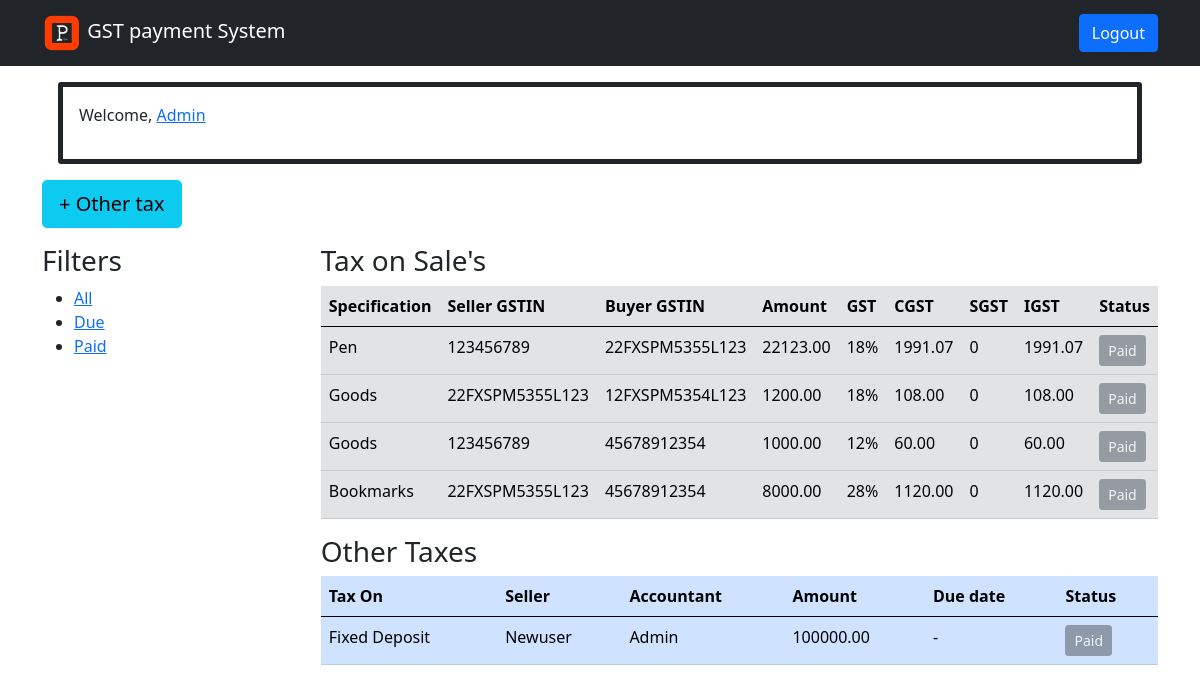
The page /filter_entry/?q=is_paid (signed in) on the database its author committed.
### users/models.py (models this page shows)
class CustomUser(AbstractUser):
    USER_TYPE = (
        ('TP', 'Tax Payer'),
        ('TA', 'Tax Accountant'),
    )
    user_type = models.CharField("Role", max_length=2, choices=USER_TYPE, default='TP')
    gst_num = models.CharField("GSTIN", max_length=15)

### gstrepayment/models.py (models this page shows, shortened)
class Entry(models.Model):
    seller = models.ForeignKey(CustomUser, on_delete = models.CASCADE, verbose_name = "Seller")
    sale_item = models.CharField("Sale Item", max_length=100, default="Goods")
    buyer = models.CharField("Buyer GSTIN", max_length=15)
    amount = models.DecimalField("Amt. with GST", decimal_places=2, max_digits=10)
    is_paid = models.BooleanField(default=False)
    today_date = now().replace(hour=0, minute=0, second=0, microsecond=0)
    due_date = models.DateField(default = today_date+timedelta(days=10))
    class GST_SLAB(models.IntegerChoices):
        TWO = 5
        THREE = 12
        FOUR = 18
        FIVE = 28
    gst_percent = models.IntegerField("GST Slab",choices= GST_SLAB.choices, default=18)
    @property
    def cgst(self):
        return (self.amount * self.gst_percent / 200)
    @property
    def igst(self):
        if self.seller.gst_num[:2] == self.buyer[:2]:
            return 0
        else:
            return (self.amount * self.gst_percent / 200)
    @property
    def sgst(self):
        if self.seller.gst_num[:2] == self.buyer[:2]:
            return (self.amount * self.gst_percent / 200)
        else:
            return 0

class OtherTaxes(models.Model):
    accountant = models.ForeignKey(CustomUser, on_delete=models.SET_NULL, null=True, related_name="Accountant")
    tax_name = models.CharField('Tax Name', max_length=100, null=True)
    tax_payer = models.ForeignKey(CustomUser, on_delete=models.CASCADE, related_name="taxPayer")
    amount = models.DecimalField("Amount", decimal_places=2, max_digits=10)
    is_paid = models.BooleanField(default = False)
    today_date = now().replace(hour=0, minute=0, second=0, microsecond=0)
    due_date = models.DateField(default = today_date+timedelta(days=10))

### gstrepayment/views.py (the view, shortened to what this page needs)
# urls.py: path("filter_entry/", views.filter_entry, name="filter_entry"),
@login_required
def filter_entry(request):
    q = request.GET.get('q')
    if request.user.is_superuser or request.user.user_type == 'TA':
        if q == "is_paid":
            entry_list = Entry.objects.filter(is_paid=True).all()
            other_tax_list = OtherTaxes.objects.filter(is_paid=True).all()
    context = {
        "entries": entry_list,
        "other_entries": other_tax_list,
        "q":q,
        }
    return render(request, 'gstrepayment/home.html', context)

### gstrepayment/templates/gstrepayment/home.html (shortened to what this page needs)
{% extends 'main.html' %}
{% block content %}
{% if request.user.is_authenticated %}
<div class="border border-dark border-5 rounded-1 m-3 p-3">
  <p>Welcome, <a href="{% url 'edit_user' request.user.id%}">{{request.user.username | title}}</a></p>
</div>
<div class="d-flex justify-content-sm-between">
    {% if request.user.user_type  == "TA" or request.user.is_superuser %}
    <a href="{% url 'add_other_tax' %}" class="btn btn-info btn-lg mb-3"> + Other tax</a>
    {% else%}
    <a href="{% url 'add_entry' %}" class="btn btn-info btn-lg mb-3"> + Sales Entry</a>
    {% endif %}
</div>
<div class="entry-container">
    <div>
        {% include 'gstrepayment/filter.html' %}
    </div>
    <div>
        {% include 'gstrepayment/show_entry.html' %}
    </div>
</div>
{% endif %}
{% endblock content %}

### gstrepayment/templates/gstrepayment/show_entry.html
<h3>Tax on Sale's</h3>
<table class="table table-secondary table-hover ">
    <thead>
        <tr>
            <th>Specification</th>
            <th>Seller GSTIN</th>
            <th>Buyer GSTIN</th>
            <th>Amount</th>
            <th>GST</th>
            <th>CGST</th>
            <th>SGST</th>
            <th>IGST</th>
            <th>Status</th>
        </tr>
    </thead>
    <tbody>
        {% for entry in entries %}
            <tr>
                <td>{{entry.sale_item | capfirst}}</td>
                <td>{{entry.seller.gst_num}}</td>
                <td>{{entry.buyer | upper}}</td>
                <td>{{entry.amount}}</td>
                <td>{{entry.gst_percent}}%</td>
                <td>{{entry.cgst}}</td>
                <td>{{entry.sgst}}</td>
                <td>{{entry.igst}}</td>
                {% if entry.is_paid %}
                <td>
                    <button type="button" class="btn btn-secondary btn-sm" disabled>Paid</button>
                </td>
                {% else %}
                <td class="d-flex">
                    <a href="{% url 'edit_entry' entry.id %}" class="btn btn-primary btn-sm">Edit</a>
                    <a href="{% url 'delete_entry' entry.id %}" class="btn btn-danger btn-sm">Delete</a>
                    <a href="{% url 'pay_sales_tax' entry.id %}" class="btn btn-success btn-sm">Pay</a>
                </td>
                {% endif %}
            </tr>
            {% endfor %}
    </tbody>
</table>
<h3>Other Taxes</h3>
<table class="table table-primary table-hover">
    <thead>
        <tr>
            <th>Tax On</th>
            <th>Seller</th>
            <th>Accountant</th>
            <th>Amount</th>
            <th>Due date</th>
            <th>Status</th>
        </tr>
    </thead>
    <tbody>
        {% for entry in other_entries %}
            <tr>
                <td>{{entry.tax_name | title}}</td>
                <td>{{entry.tax_payer.username | capfirst}}</td>
                <td>{{entry.accountant.username | capfirst}}</td>
                <td>{{entry.amount}}</td>
                {% if not entry.is_paid %}
                <td>{{entry.due_date}}</td>
                <td class="d-flex">
                    <a href="{% url 'edit_other_tax' entry.id %}" class="btn btn-primary btn-sm">Edit</a>
                    <a href="{% url 'delete_other_tax' entry.id %}" class="btn btn-danger btn-sm">Delete</a>
                    <a href="{% url 'pay_other_tax' entry.id %}" class="btn btn-success btn-sm">Pay</a>
                </td>
                {% elif q == "is_paid" or not q%}
                <td>-</td>
                <td>
                    <button type="button" class="btn btn-secondary btn-sm" disabled>Paid</button>
                </td>
                {% endif %}
            </tr>
            {% endfor %}
    </tbody>
</table>

### gstrepayment/templates/gstrepayment/home.html (style rules this page uses)
.entry-container { display: grid; grid-template-columns: 1fr 3fr; }

### rows shown on the page
CustomUser: user.username "Admin"
Entry: sale_item "Pen", seller.gst_num "123456789", buyer "22FXSPM5355L123", amount "22123.00", gst_percent "18", cgst "1991.07", sgst "0", igst "1991.07", is_paid "Paid"
Entry: sale_item "Goods", seller.gst_num "22FXSPM5355L123", buyer "12FXSPM5354L123", amount "1200.00", gst_percent "18", cgst "108.00", sgst "0", igst "108.00", is_paid "Paid"
Entry: sale_item "Goods", seller.gst_num "123456789", buyer "45678912354", amount "1000.00", gst_percent "12", cgst "60.00", sgst "0", igst "60.00", is_paid "Paid"
Entry: sale_item "Bookmarks", seller.gst_num "22FXSPM5355L123", buyer "45678912354", amount "8000.00", gst_percent "28", cgst "1120.00", sgst "0", igst "1120.00", is_paid "Paid"
OtherTaxes: tax_name "Fixed Deposit", tax_payer.username "Newuser", accountant.username "Admin", amount "100000.00", is_paid "Paid"
